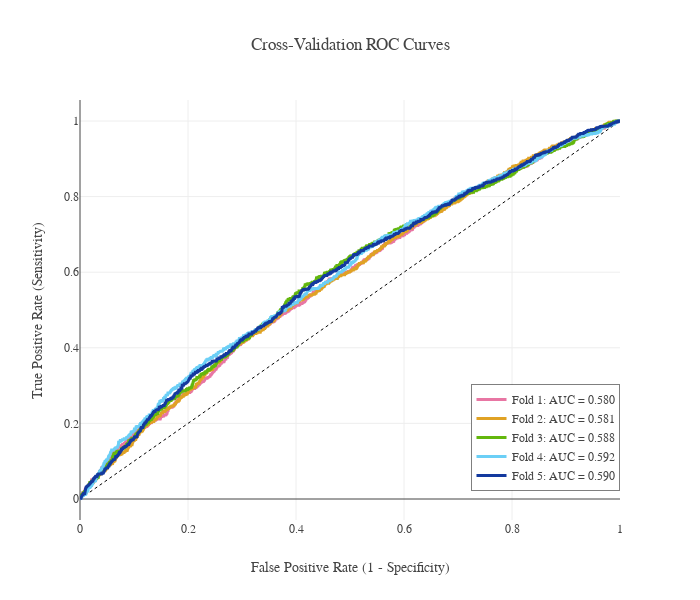

The cell this chart's notebook holds for it:
### Code cell
def plot_roc(y_val, y_prob):
    #colors=px.colors.qualitative.Prism
    fig = go.Figure(layout=plotly_template['layout'])
    fig.add_trace(go.Scatter(x=np.linspace(0,1,11), y=np.linspace(0,1,11), name='Random Chance', mode='lines', showlegend=False, line=dict(color="Black", width=1, dash="dot")))

    for i in range(len(y_val)):
        y=y_val[i]
        prob=y_prob[i]
        fpr, tpr, _ = roc_curve(y, prob)
        roc_auc = auc(fpr,tpr)
        fig.add_trace(go.Scatter(x=fpr, y=tpr, line=dict(color=color_palette['Cat5'][i], width=3),
                                 hovertemplate = 'True positive rate = %{y:.3f}<br>False positive rate = %{x:.3f}',
                                 name='Fold {}: AUC = {:.3f}'.format(i+1, roc_auc)))

    fig.update_layout(template=plotly_template, title="Cross-Validation ROC Curves",
                      hovermode="x unified", width=700, height=600,
                      xaxis_title='False Positive Rate (1 - Specificity)',
                      yaxis_title='True Positive Rate (Sensitivity)',
                      legend=dict(orientation='v', y=.07, x=1, xanchor="right",
                                  bordercolor="black", borderwidth=.5))
    fig.show()

plot_roc(y_valids, val_preds)

### Figure 1 — Plotly figure (JSON) as saved in the notebook; plotly's stock layout.template omitted (floating-point values rounded to 4 significant figures; data arrays with more than 128 entries replaced by an {"elided": "..."} marker saying what was removed)
{"data": [{"line": {"color": "Black", "dash": "dot", "width": 1}, "mode": "lines", "name": "Random Chance", "showlegend": false, "type": "scatter", "x": [0, 0.1, 0.2, 0.3, 0.4, 0.5, 0.6, 0.7, 0.8, 0.9, 1], "y": [0, 0.1, 0.2, 0.3, 0.4, 0.5, 0.6, 0.7, 0.8, 0.9, 1]}, {"hovertemplate": "True positive rate = %{y:.3f}<br>False positive rate = %{x:.3f}", "line": {"color": "#E876A3", "width": 3}, "name": "Fold 1: AUC = 0.580", "type": "scatter", "x": {"elided": "1869 float values"}, "y": {"elided": "1869 float values"}}, {"hovertemplate": "True positive rate = %{y:.3f}<br>False positive rate = %{x:.3f}", "line": {"color": "#E0A224", "width": 3}, "name": "Fold 2: AUC = 0.581", "type": "scatter", "x": {"elided": "1759 float values"}, "y": {"elided": "1759 float values"}}, {"hovertemplate": "True positive rate = %{y:.3f}<br>False positive rate = %{x:.3f}", "line": {"color": "#63B70D", "width": 3}, "name": "Fold 3: AUC = 0.588", "type": "scatter", "x": {"elided": "1662 float values"}, "y": {"elided": "1662 float values"}}, {"hovertemplate": "True positive rate = %{y:.3f}<br>False positive rate = %{x:.3f}", "line": {"color": "#6BCFF6", "width": 3}, "name": "Fold 4: AUC = 0.592", "type": "scatter", "x": {"elided": "1703 float values"}, "y": {"elided": "1703 float values"}}, {"hovertemplate": "True positive rate = %{y:.3f}<br>False positive rate = %{x:.3f}", "line": {"color": "#13399E", "width": 3}, "name": "Fold 5: AUC = 0.590", "type": "scatter", "x": {"elided": "1823 float values"}, "y": {"elided": "1823 float values"}}], "layout": {"font": {"family": "Franklin Gothic", "size": 12}, "height": 600, "hovermode": "x unified", "legend": {"bordercolor": "black", "borderwidth": 0.5, "orientation": "v", "x": 1, "xanchor": "right", "y": 0.07}, "title": {"text": "Cross-Validation ROC Curves"}, "width": 700, "xaxis": {"title": {"text": "False Positive Rate (1 - Specificity)"}}, "yaxis": {"title": {"text": "True Positive Rate (Sensitivity)"}}}}
